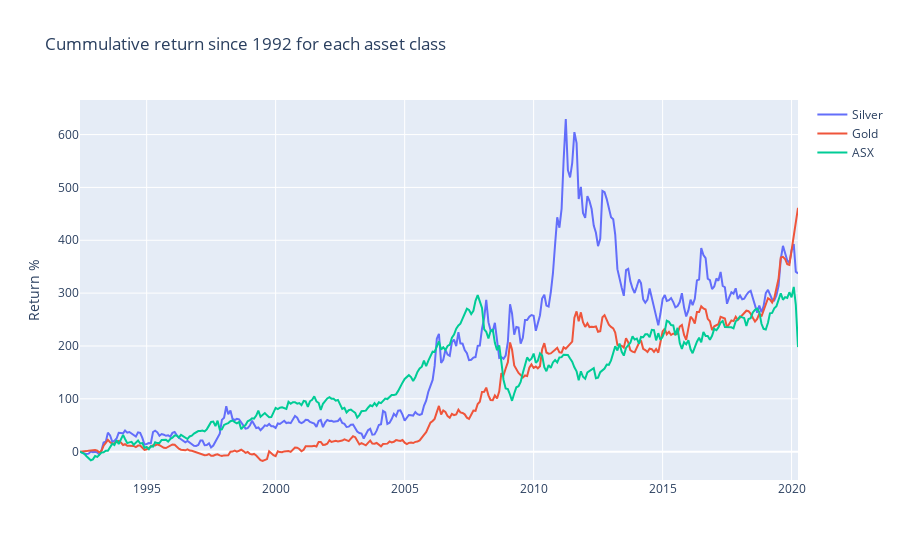

Notebook code for this chart:
### Code cell
# Accummulative returns
silver_trace = go.Scatter(x=df.index, y=df['Silver Accum. Return %'], \
                    mode='lines',
                    name='Silver')
gold_trace = go.Scatter(x=df.index, y=df['Gold Accum. Return %'], \
                    mode='lines',
                    name='Gold')
asx_trace = go.Scatter(x=df.index, y=df['ASX accum. Return %'], \
                    mode='lines',
                    name='ASX')
traces = [silver_trace, gold_trace, asx_trace]
fig_accum_r = go.Figure(data=traces,
    layout={
        'title':'Cummulative return since 1992 for each asset class', "yaxis_title": "Return %"
    }
)
fig_accum_r.show()

### Figure 1 — Plotly figure (JSON) as saved in the notebook; plotly's stock layout.template omitted (floating-point values rounded to 4 significant figures; data arrays with more than 128 entries replaced by an {"elided": "..."} marker saying what was removed)
{"data": [{"mode": "lines", "name": "Silver", "type": "scatter", "x": {"elided": "335 str values"}, "y": {"elided": "335 float values"}}, {"mode": "lines", "name": "Gold", "type": "scatter", "x": {"elided": "335 str values"}, "y": {"elided": "335 float values"}}, {"mode": "lines", "name": "ASX", "type": "scatter", "x": {"elided": "335 str values"}, "y": {"elided": "335 float values"}}], "layout": {"title": {"text": "Cummulative return since 1992 for each asset class"}, "yaxis": {"title": {"text": "Return %"}}}}
